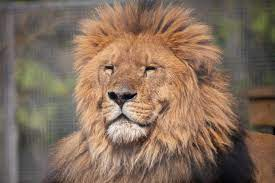
#> input picture IP/images/lion.jpeg, 275 x 183 px
$ python arithmetic.py
#> lines starting #> are read from the running program, lines starting #| are printed output that depends on the picture
#program to perform basic arithmetic operation and logical operation on images
import cv2
import numpy as np
import matplotlib.pyplot as plt

image1 = cv2.imread('images/lion.jpeg')
#> image1 is the input picture: shape (183, 275, 3); mean B, G, R 92.2, 110, 132.5
image2 = cv2.imread('images/zebra.jpeg')
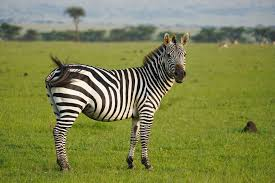
#> input picture IP/images/zebra.jpeg, 275 x 183 px
#> image2 is the input picture: shape (183, 275, 3); mean B, G, R 77.6, 133.2, 126.9
image2 = cv2.resize(image2, (image1.shape[1], image1.shape[0]))

# Basic Arithmetic Operations
addition_result = cv2.add(image1, image2)
subtraction_result = cv2.subtract(image1, image2)
multiplication_result = cv2.multiply(image1, image2)
division_result = cv2.divide(image1, image2)

# Logical Operations
# Convert images to grayscale for logical operations
gray_image1 = cv2.cvtColor(image1, cv2.COLOR_BGR2GRAY)
gray_image2 = cv2.cvtColor(image2, cv2.COLOR_BGR2GRAY)

# Logical AND, OR, XOR, NOT
logical_and_result = cv2.bitwise_and(gray_image1, gray_image2)
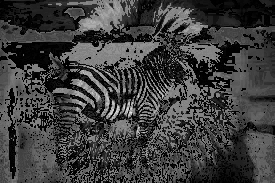
#> logical_and_result: shape (183, 275); min 0, max 232, mean 61.6
logical_or_result = cv2.bitwise_or(gray_image1, gray_image2)
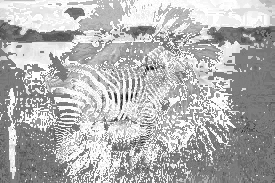
#> logical_or_result: shape (183, 275); min 5, max 255, mean 178.1
logical_xor_result = cv2.bitwise_xor(gray_image1, gray_image2)
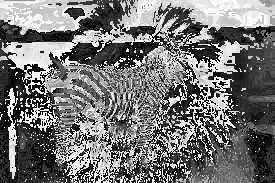
#> logical_xor_result: shape (183, 275); min 0, max 255, mean 116.6
logical_not_result1 = cv2.bitwise_not(gray_image1)
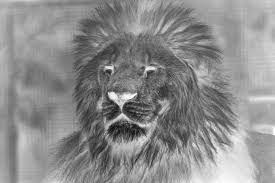
#> logical_not_result1: shape (183, 275); min 5, max 254, mean 140.3
logical_not_result2 = cv2.bitwise_not(gray_image2)
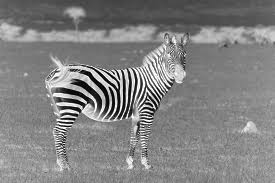
#> logical_not_result2: shape (183, 275); min 0, max 255, mean 130

plt.figure(figsize=(12, 8))

# Display images using subplots
plt.subplot(3, 3, 1)
plt.imshow(cv2.cvtColor(addition_result, cv2.COLOR_BGR2RGB))
plt.title('Addition Result')
plt.axis('off')

plt.subplot(3, 3, 2)
plt.imshow(cv2.cvtColor(subtraction_result, cv2.COLOR_BGR2RGB))
plt.title('Subtraction Result')
plt.axis('off')

plt.subplot(3, 3, 3)
plt.imshow(cv2.cvtColor(multiplication_result, cv2.COLOR_BGR2RGB))
plt.title('Multiplication Result')
plt.axis('off')

plt.subplot(3, 3, 4)
plt.imshow(cv2.cvtColor(division_result, cv2.COLOR_BGR2RGB))
plt.title('Division Result')
plt.axis('off')

plt.subplot(3, 3, 5)
plt.imshow(logical_and_result, cmap='gray')
plt.title('Logical AND Result')
plt.axis('off')

plt.subplot(3, 3, 6)
plt.imshow(logical_xor_result, cmap='gray')
plt.title('Logical XOR Result')
plt.axis('off')

plt.subplot(3, 3, 7)
plt.imshow(logical_or_result, cmap='gray')
plt.title('Logical OR Result')
plt.axis('off')

plt.subplot(3, 3, 8)
plt.imshow(logical_not_result1, cmap='gray')
plt.title('Logical NOT Result (Image 1)')
plt.axis('off')

plt.subplot(3, 3, 9)
plt.imshow(logical_not_result2, cmap='gray')
plt.title('Logical NOT Result (Image 2)')
plt.axis('off')

plt.tight_layout()
plt.show()
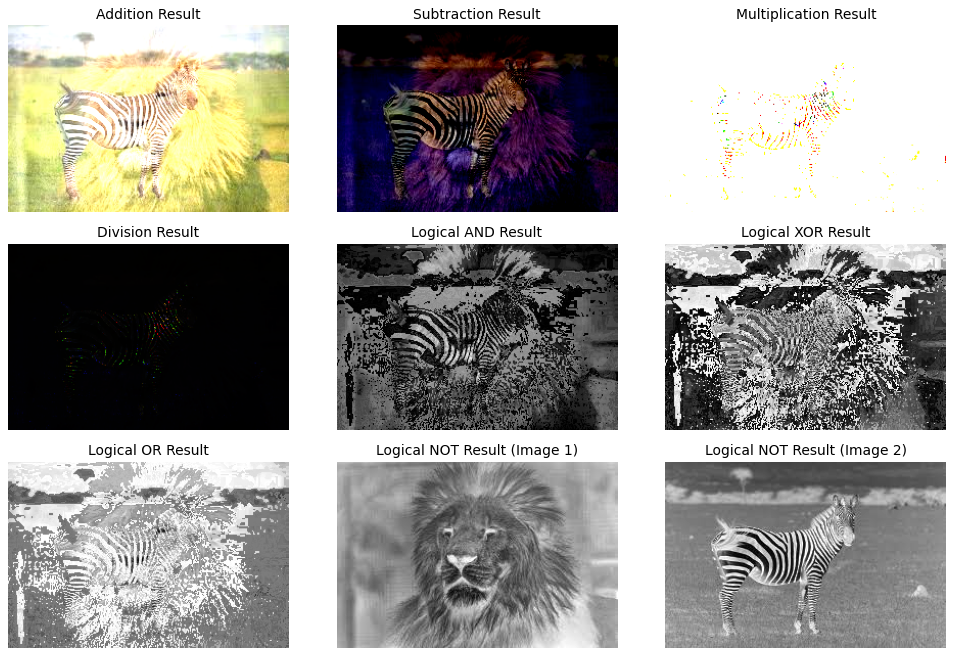
#> figure drawn by matplotlib, 9 panels
